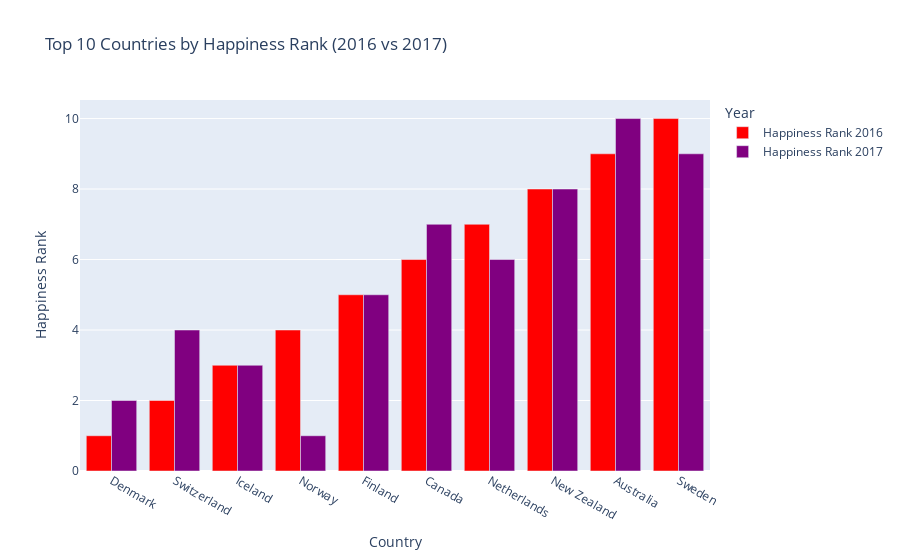

The cell this chart's notebook holds for it:
### Code cell
plot = px.Figure(data=[px.Bar(
    name = 'Happiness Rank 2016',
    x = df_rank_all_years[df_rank_all_years['Year'] == 2016].head(10).loc[:,"Country"],
    y = df_rank_all_years[df_rank_all_years['Year'] == 2016].head(10).loc[:,"Happiness Rank"],
    marker_color='red'
   ),
                       px.Bar(
    name = 'Happiness Rank 2017',
    x = df_rank_all_years[df_rank_all_years['Year'] == 2017].head(10).loc[:,"Country"],
    y = df_rank_all_years[df_rank_all_years['Year'] == 2017].head(10).loc[:,"Happiness Rank"],
     marker_color = 'purple'                      
   )
])

plot.update_layout(
    title='Top 10 Countries by Happiness Rank (2016 vs 2017)',
    xaxis_title='Country',
    yaxis_title='Happiness Rank',
    legend_title='Year'
)

plot.show()

### Figure 1 — Plotly figure (JSON) as saved in the notebook; plotly's stock layout.template omitted (floating-point values rounded to 4 significant figures)
{"data": [{"marker": {"color": "red"}, "name": "Happiness Rank 2016", "type": "bar", "x": ["Denmark", "Switzerland", "Iceland", "Norway", "Finland", "Canada", "Netherlands", "New Zealand", "Australia", "Sweden"], "y": [1, 2, 3, 4, 5, 6, 7, 8, 9, 10]}, {"marker": {"color": "purple"}, "name": "Happiness Rank 2017", "type": "bar", "x": ["Norway", "Denmark", "Iceland", "Switzerland", "Finland", "Netherlands", "Canada", "New Zealand", "Sweden", "Australia"], "y": [1, 2, 3, 4, 5, 6, 7, 8, 9, 10]}], "layout": {"autosize": true, "legend": {"title": {"text": "Year"}}, "title": {"text": "Top 10 Countries by Happiness Rank (2016 vs 2017)"}, "xaxis": {"autorange": true, "range": [-0.5, 9.5], "title": {"text": "Country"}, "type": "category"}, "yaxis": {"autorange": true, "range": [0, 10.53], "title": {"text": "Happiness Rank"}, "type": "linear"}}}
